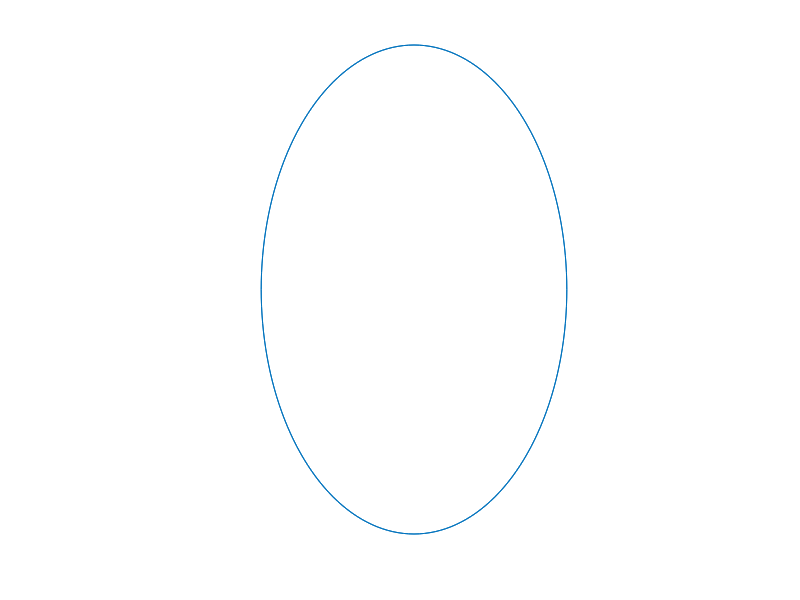

This figure's MATLAB source:
function rosy(a, b)
%ROSY    "Rose" figures.
%   ROSY(a, b) plots the curve
%      x = r*cos(a*theta), y = r*sin(a*theta), where
%      r = sin(a*b*theta) and 0 <= theta <= 2*pi (360 values).
%   Suggestions: ROSY(97, 5); ROSY(43, 4); ROSY(79, n9), n a digit.

%   P. M. Maurer, A rose is a rose..., Amer. Math. Monthly, 94 (1987),
%   pp. 631-645.

if nargin < 2, b = 1; end
if nargin < 1, a = 1; end

c = 0; d = 1; p = a*b;
[x, y] = spiro(a, a, c, d, p, .5);

plot(x,y)
axis square, axis off

% Local function.
function [x, y] = spiro(a, b, c, d, p, k)
h = k*2*pi/180;
t = (0:h:2*pi)';
r = c + d*sin(t*p);
x = r.*cos(a*t);
y = r.*sin(b*t);
